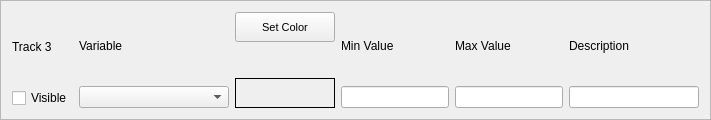
    <widget class="QFrame" name="fraTrk_3">
     <property name="minimumSize">
      <size>
       <width>0</width>
       <height>80</height>
      </size>
     </property>
     <property name="frameShape">
      <enum>QFrame::StyledPanel</enum>
     </property>
     <property name="frameShadow">
      <enum>QFrame::Plain</enum>
     </property>
     <layout class="QHBoxLayout" name="horizontalLayout_4">
      <item>
       <layout class="QVBoxLayout" name="verticalLayout_13">
        <item>
         <widget class="QLabel" name="lblTrk_3">
          <property name="font">
           <font>
            <family>MS Shell Dlg 2</family>
            <pointsize>9</pointsize>
            <weight>50</weight>
            <bold>false</bold>
           </font>
          </property>
          <property name="text">
           <string>Track 3</string>
          </property>
          <property name="buddy">
           <cstring>chkVisible_3</cstring>
          </property>
         </widget>
        </item>
        <item>
         <widget class="QCheckBox" name="chkVisible_3">
          <property name="font">
           <font>
            <family>MS Shell Dlg 2</family>
            <pointsize>9</pointsize>
           </font>
          </property>
          <property name="text">
           <string>Visible</string>
          </property>
         </widget>
        </item>
       </layout>
      </item>
      <item>
       <layout class="QVBoxLayout" name="verticalLayout_14">
        <item>
         <widget class="QLabel" name="lblVar_3">
          <property name="font">
           <font>
            <family>MS Shell Dlg 2</family>
            <pointsize>9</pointsize>
            <weight>50</weight>
            <bold>false</bold>
           </font>
          </property>
          <property name="text">
           <string>Variable</string>
          </property>
          <property name="buddy">
           <cstring>cboVariable_3</cstring>
          </property>
         </widget>
        </item>
        <item>
         <widget class="QComboBox" name="cboVariable_3">
          <property name="minimumSize">
           <size>
            <width>150</width>
            <height>0</height>
           </size>
          </property>
          <property name="maximumSize">
           <size>
            <width>250</width>
            <height>16777215</height>
           </size>
          </property>
          <property name="font">
           <font>
            <family>MS Shell Dlg 2</family>
            <pointsize>9</pointsize>
            <weight>50</weight>
            <bold>false</bold>
           </font>
          </property>
          <property name="insertPolicy">
           <enum>QComboBox::InsertAlphabetically</enum>
          </property>
         </widget>
        </item>
       </layout>
      </item>
      <item>
       <layout class="QVBoxLayout" name="verticalLayout_15">
        <item>
         <widget class="QPushButton" name="cmdColor_3">
          <property name="minimumSize">
           <size>
            <width>100</width>
            <height>30</height>
           </size>
          </property>
          <property name="maximumSize">
           <size>
            <width>150</width>
            <height>30</height>
           </size>
          </property>
          <property name="font">
           <font>
            <family>MS Shell Dlg 2</family>
            <pointsize>8</pointsize>
           </font>
          </property>
          <property name="text">
           <string>Set Color</string>
          </property>
         </widget>
        </item>
        <item>
         <spacer name="verticalSpacer_3">
          <property name="orientation">
           <enum>Qt::Vertical</enum>
          </property>
          <property name="sizeType">
           <enum>QSizePolicy::MinimumExpanding</enum>
          </property>
          <property name="sizeHint" stdset="0">
           <size>
            <width>20</width>
            <height>30</height>
           </size>
          </property>
         </spacer>
        </item>
        <item>
         <widget class="QLabel" name="lblColor_3">
          <property name="minimumSize">
           <size>
            <width>100</width>
            <height>30</height>
           </size>
          </property>
          <property name="maximumSize">
           <size>
            <width>150</width>
            <height>30</height>
           </size>
          </property>
          <property name="font">
           <font>
            <family>MS Shell Dlg 2</family>
            <pointsize>9</pointsize>
            <weight>50</weight>
            <bold>false</bold>
           </font>
          </property>
          <property name="frameShape">
           <enum>QFrame::Box</enum>
          </property>
          <property name="text">
           <string/>
          </property>
          <property name="alignment">
           <set>Qt::AlignCenter</set>
          </property>
          <property name="buddy">
           <cstring>cmdColor_3</cstring>
          </property>
         </widget>
        </item>
       </layout>
      </item>
      <item>
       <layout class="QVBoxLayout" name="verticalLayout_16">
        <item>
         <widget class="QLabel" name="lblMin_3">
          <property name="font">
           <font>
            <family>MS Shell Dlg 2</family>
            <pointsize>9</pointsize>
            <weight>50</weight>
            <bold>false</bold>
           </font>
          </property>
          <property name="text">
           <string>Min Value</string>
          </property>
          <property name="buddy">
           <cstring>txtMin_3</cstring>
          </property>
         </widget>
        </item>
        <item>
         <widget class="QLineEdit" name="txtMin_3">
          <property name="minimumSize">
           <size>
            <width>100</width>
            <height>0</height>
           </size>
          </property>
          <property name="maximumSize">
           <size>
            <width>250</width>
            <height>16777215</height>
           </size>
          </property>
          <property name="font">
           <font>
            <family>MS Shell Dlg 2</family>
            <pointsize>9</pointsize>
            <weight>50</weight>
            <bold>false</bold>
           </font>
          </property>
          <property name="alignment">
           <set>Qt::AlignRight|Qt::AlignTrailing|Qt::AlignVCenter</set>
          </property>
         </widget>
        </item>
       </layout>
      </item>
      <item>
       <layout class="QVBoxLayout" name="verticalLayout_17">
        <item>
         <widget class="QLabel" name="lblMax_3">
          <property name="font">
           <font>
            <family>MS Shell Dlg 2</family>
            <pointsize>9</pointsize>
            <weight>50</weight>
            <bold>false</bold>
           </font>
          </property>
          <property name="text">
           <string>Max Value</string>
          </property>
          <property name="buddy">
           <cstring>txtMax_3</cstring>
          </property>
         </widget>
        </item>
        <item>
         <widget class="QLineEdit" name="txtMax_3">
          <property name="minimumSize">
           <size>
            <width>100</width>
            <height>0</height>
           </size>
          </property>
          <property name="maximumSize">
           <size>
            <width>250</width>
            <height>16777215</height>
           </size>
          </property>
          <property name="font">
           <font>
            <family>MS Shell Dlg 2</family>
            <pointsize>9</pointsize>
            <weight>50</weight>
            <bold>false</bold>
           </font>
          </property>
          <property name="alignment">
           <set>Qt::AlignRight|Qt::AlignTrailing|Qt::AlignVCenter</set>
          </property>
         </widget>
        </item>
       </layout>
      </item>
      <item>
       <layout class="QVBoxLayout" name="verticalLayout_18">
        <item>
         <widget class="QLabel" name="lblDescr_3">
          <property name="font">
           <font>
            <family>MS Shell Dlg 2</family>
            <pointsize>9</pointsize>
            <weight>50</weight>
            <bold>false</bold>
           </font>
          </property>
          <property name="text">
           <string>Description</string>
          </property>
          <property name="buddy">
           <cstring>txtComment_3</cstring>
          </property>
         </widget>
        </item>
        <item>
         <widget class="QLineEdit" name="txtComment_3">
          <property name="minimumSize">
           <size>
            <width>130</width>
            <height>0</height>
           </size>
          </property>
          <property name="font">
           <font>
            <family>MS Shell Dlg 2</family>
            <pointsize>9</pointsize>
            <weight>50</weight>
            <bold>false</bold>
           </font>
          </property>
          <property name="maxLength">
           <number>128</number>
          </property>
         </widget>
        </item>
       </layout>
      </item>
     </layout>
    </widget>
